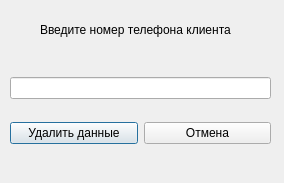
<?xml version="1.0" encoding="UTF-8"?>
<ui version="4.0">
 <class>ClientDelete</class>
 <widget class="QDialog" name="ClientDelete">
  <property name="geometry">
   <rect>
    <x>0</x>
    <y>0</y>
    <width>284</width>
    <height>183</height>
   </rect>
  </property>
  <property name="windowTitle">
   <string>Dialog</string>
  </property>
  <widget class="QLabel" name="label_2">
   <property name="geometry">
    <rect>
     <x>40</x>
     <y>20</y>
     <width>211</width>
     <height>20</height>
    </rect>
   </property>
   <property name="text">
    <string>Введите номер телефона клиента</string>
   </property>
  </widget>
  <widget class="QWidget" name="">
   <property name="geometry">
    <rect>
     <x>10</x>
     <y>60</y>
     <width>261</width>
     <height>101</height>
    </rect>
   </property>
   <layout class="QVBoxLayout" name="verticalLayout">
    <item>
     <widget class="QLineEdit" name="lineEdit"/>
    </item>
    <item>
     <layout class="QHBoxLayout" name="horizontalLayout">
      <item>
       <widget class="QPushButton" name="pushButtonDELETE">
        <property name="text">
         <string>Удалить данные</string>
        </property>
       </widget>
      </item>
      <item>
       <widget class="QPushButton" name="pushButtonSearch_2">
        <property name="text">
         <string>Отмена</string>
        </property>
       </widget>
      </item>
     </layout>
    </item>
   </layout>
  </widget>
 </widget>
 <resources/>
 <connections/>
</ui>
